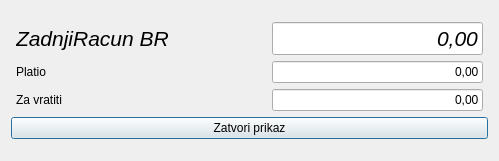
<?xml version="1.0" encoding="UTF-8"?>
<ui version="4.0">
 <class>frmZadnjiRacPregled</class>
 <widget class="QWidget" name="frmZadnjiRacPregled">
  <property name="geometry">
   <rect>
    <x>0</x>
    <y>0</y>
    <width>499</width>
    <height>161</height>
   </rect>
  </property>
  <property name="windowTitle">
   <string>Prikaz sume po zadnjem racunu</string>
  </property>
  <layout class="QGridLayout" name="gridLayout_2">
   <item row="0" column="0">
    <layout class="QGridLayout" name="gridLayout">
     <item row="0" column="0">
      <layout class="QVBoxLayout" name="verticalLayout">
       <item>
        <layout class="QHBoxLayout" name="horizontalLayout">
         <property name="leftMargin">
          <number>5</number>
         </property>
         <property name="rightMargin">
          <number>5</number>
         </property>
         <item>
          <widget class="QLabel" name="label">
           <property name="minimumSize">
            <size>
             <width>250</width>
             <height>0</height>
            </size>
           </property>
           <property name="maximumSize">
            <size>
             <width>16777215</width>
             <height>16777215</height>
            </size>
           </property>
           <property name="font">
            <font>
             <pointsize>16</pointsize>
             <italic>true</italic>
            </font>
           </property>
           <property name="text">
            <string>ZadnjiRacun BR</string>
           </property>
          </widget>
         </item>
         <item>
          <widget class="QLineEdit" name="txtUkpSuma">
           <property name="maximumSize">
            <size>
             <width>300</width>
             <height>16777215</height>
            </size>
           </property>
           <property name="font">
            <font>
             <pointsize>16</pointsize>
             <italic>true</italic>
            </font>
           </property>
           <property name="focusPolicy">
            <enum>Qt::NoFocus</enum>
           </property>
           <property name="text">
            <string>0,00</string>
           </property>
           <property name="alignment">
            <set>Qt::AlignRight|Qt::AlignTrailing|Qt::AlignVCenter</set>
           </property>
           <property name="readOnly">
            <bool>true</bool>
           </property>
          </widget>
         </item>
        </layout>
       </item>
       <item>
        <layout class="QHBoxLayout" name="horizontalLayout_2">
         <property name="leftMargin">
          <number>5</number>
         </property>
         <property name="rightMargin">
          <number>5</number>
         </property>
         <item>
          <widget class="QLabel" name="label_2">
           <property name="minimumSize">
            <size>
             <width>250</width>
             <height>0</height>
            </size>
           </property>
           <property name="text">
            <string>Platio</string>
           </property>
          </widget>
         </item>
         <item>
          <widget class="QLineEdit" name="txtPlatio">
           <property name="maximumSize">
            <size>
             <width>300</width>
             <height>16777215</height>
            </size>
           </property>
           <property name="text">
            <string>0,00</string>
           </property>
           <property name="alignment">
            <set>Qt::AlignRight|Qt::AlignTrailing|Qt::AlignVCenter</set>
           </property>
          </widget>
         </item>
        </layout>
       </item>
       <item>
        <layout class="QHBoxLayout" name="horizontalLayout_3">
         <property name="leftMargin">
          <number>5</number>
         </property>
         <property name="rightMargin">
          <number>5</number>
         </property>
         <item>
          <widget class="QLabel" name="label_3">
           <property name="minimumSize">
            <size>
             <width>250</width>
             <height>0</height>
            </size>
           </property>
           <property name="text">
            <string>Za vratiti</string>
           </property>
          </widget>
         </item>
         <item>
          <widget class="QLineEdit" name="txtZaVratiti">
           <property name="maximumSize">
            <size>
             <width>300</width>
             <height>16777215</height>
            </size>
           </property>
           <property name="focusPolicy">
            <enum>Qt::NoFocus</enum>
           </property>
           <property name="text">
            <string>0,00</string>
           </property>
           <property name="alignment">
            <set>Qt::AlignRight|Qt::AlignTrailing|Qt::AlignVCenter</set>
           </property>
           <property name="readOnly">
            <bool>true</bool>
           </property>
          </widget>
         </item>
        </layout>
       </item>
      </layout>
     </item>
     <item row="1" column="0">
      <widget class="QPushButton" name="pushButton">
       <property name="text">
        <string>Zatvori prikaz</string>
       </property>
       <property name="icon">
        <iconset resource="../kasares.qrc">
         <normaloff>:/ikone/ikone/window_close.svg</normaloff>:/ikone/ikone/window_close.svg</iconset>
       </property>
       <property name="default">
        <bool>true</bool>
       </property>
      </widget>
     </item>
    </layout>
   </item>
  </layout>
 </widget>
 <resources>
  <include location="../kasares.qrc"/>
 </resources>
 <connections/>
</ui>
